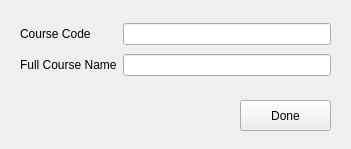
<?xml version="1.0" encoding="UTF-8"?>
<ui version="4.0">
 <class>MainWindow</class>
 <widget class="QMainWindow" name="MainWindow">
  <property name="geometry">
   <rect>
    <x>0</x>
    <y>0</y>
    <width>351</width>
    <height>149</height>
   </rect>
  </property>
  <property name="minimumSize">
   <size>
    <width>351</width>
    <height>149</height>
   </size>
  </property>
  <property name="maximumSize">
   <size>
    <width>351</width>
    <height>149</height>
   </size>
  </property>
  <property name="windowTitle">
   <string>MainWindow</string>
  </property>
  <widget class="QWidget" name="centralwidget">
   <widget class="QPushButton" name="doneEdit">
    <property name="geometry">
     <rect>
      <x>240</x>
      <y>100</y>
      <width>91</width>
      <height>31</height>
     </rect>
    </property>
    <property name="text">
     <string>Done</string>
    </property>
   </widget>
   <widget class="QWidget" name="">
    <property name="geometry">
     <rect>
      <x>20</x>
      <y>20</y>
      <width>311</width>
      <height>61</height>
     </rect>
    </property>
    <layout class="QGridLayout" name="gridLayout">
     <item row="0" column="0">
      <widget class="QLabel" name="label">
       <property name="text">
        <string>Course Code</string>
       </property>
      </widget>
     </item>
     <item row="0" column="1">
      <widget class="QLineEdit" name="codeField"/>
     </item>
     <item row="1" column="0">
      <widget class="QLabel" name="label_2">
       <property name="text">
        <string>Full Course Name</string>
       </property>
      </widget>
     </item>
     <item row="1" column="1">
      <widget class="QLineEdit" name="courseField"/>
     </item>
    </layout>
   </widget>
  </widget>
 </widget>
 <resources/>
 <connections/>
</ui>
